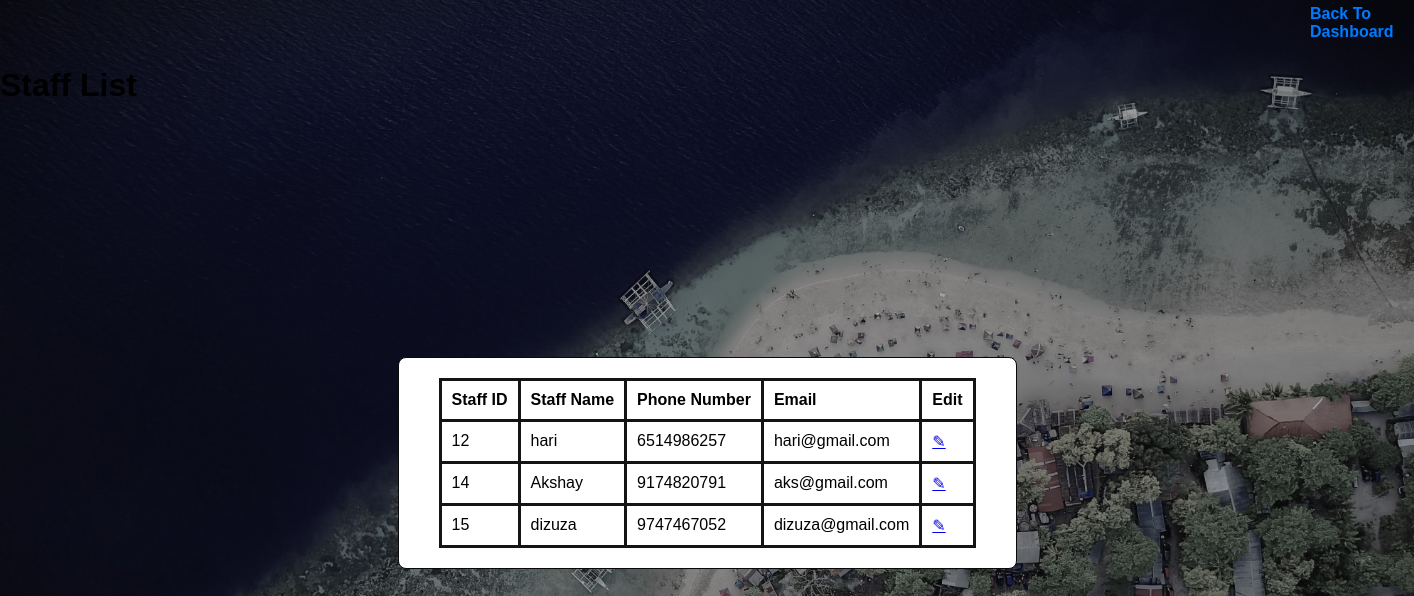
The page /staff_list/ on the database as committed earlier.
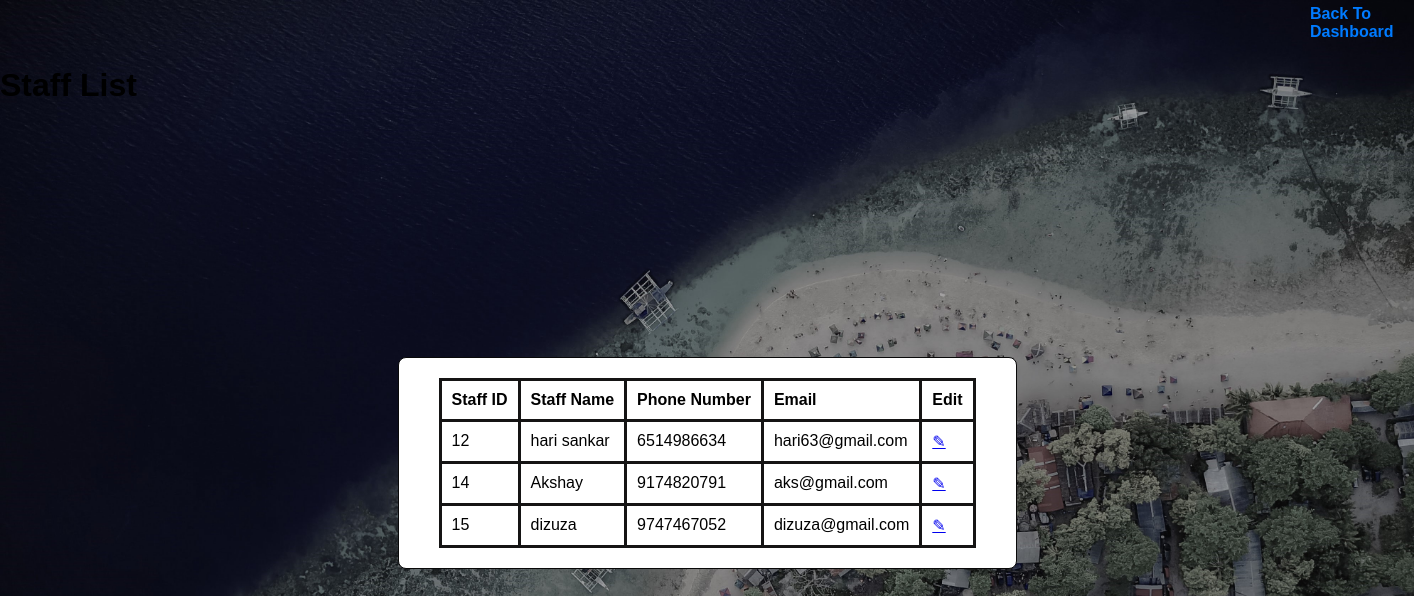
The same page on the database as committed later.
### WM_app/models.py (models this page shows, shortened)
class Staff(models.Model):
    STATUS_CHOICES=[
        ('Engaged','Engaged'),
        ('Free to pick','Free to pick')
    ]
    name=models.CharField(max_length=100)
    password=models.CharField(max_length=128)  # Use Django's built-in password hashing
    email=models.EmailField(unique=True)  # Unique email
    phone_number=models.CharField(max_length=15,unique=True)  # Unique phone number
    status=models.CharField(max_length=20,choices=STATUS_CHOICES,default='Free to pick')

### WM_app/views.py (the view)
# urls.py: path('staff_list/',views.staff_list,name='staff_list'),
def staff_list(request):
    staff_members=Staff.objects.all()
    return render(request,'staff_list.html',{'staff_members': staff_members})

### template/staff_list.html (shortened to what this page needs)
<!DOCTYPE html>
<html lang="en">
<head>
    {% load static %}
</head>
<body>
    <header>
        <div class="title-container">
            <div class="links">
                <a href="{% url 'adm_dash' %}" class="pickup-link">Back To Dashboard</a>
            </div>
        </div>
    </header>
    <h1>Staff List</h1>
    <div class="container">
        <div class="table-container">
            <table border="1">
                <thead>
                    <tr>
                        <th>Staff ID</th>
                        <th>Staff Name</th>
                        <th>Phone Number</th>
                        <th>Email</th>
                        <th>Edit</th>
                    </tr>
                </thead>
                <tbody>
                    {% for staff in staff_members %}
                    <tr>
                        <td>{{ staff.id }}</td>
                        <td>{{ staff.name }}</td>
                        <td>{{ staff.phone_number }}</td>
                        <td>{{ staff.email }}</td>
                        <td><a href="{% url 'edit_staff' staff.id %}">✎</a></td>
                    </tr>
                    {% endfor %}
                </tbody>
            </table>
        </div>
    </div>
</body>
</html>

Rows that differ between the two databases and show on the page:
changed Staff id 12: name "hari" → "hari sankar"; phone_number "6514986257" → "6514986634"; email "hari@gmail.com" → "hari63@gmail.com"
